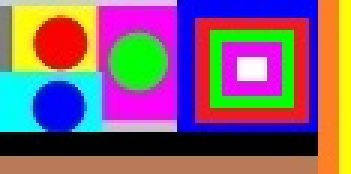
#> input picture chap05/rgb_small.jpg, 117 x 58 px (shown 3 times larger)
$ python 00.basic0.py
#> lines starting #> are read from the running program, lines starting #| are printed output that depends on the picture
import cv2

gray_img = cv2.imread('rgb_small.jpg', cv2.IMREAD_GRAYSCALE)
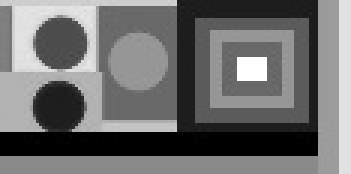
#> gray_img: shape (58, 117) (shown 3 times larger); min 0, max 255, mean 109.5
col_img = cv2.imread('rgb_small.jpg', cv2.IMREAD_COLOR)
#> col_img is the input picture: shape (58, 117, 3); mean B, G, R 113.4, 97.9, 131.4

print('type(gray_img): ', type(gray_img))
#| type(gray_img):  <class 'numpy.ndarray'>
print('gray_img.shape: ', gray_img.shape)
#| gray_img.shape:  (58, 117)
print('col_img.shape: ', col_img.shape)
#| col_img.shape:  (58, 117, 3)
print('gray_img.dtype: ', gray_img.dtype)
#| gray_img.dtype:  uint8
print('-'*20)
print(gray_img[:3, :3])
#| [[205 206 205]
#|  [205 210 207]
#|  [128 126 122]]
print('-'*20)
print(col_img[:3, :3])
#| [[[219 204 201]
#|   [215 207 200]
#|   [205 209 198]]
#|  [[217 204 202]
#|   [217 211 206]
#|   [203 211 201]]
#|  [[135 127 127]
#|   [128 126 125]
#|   [111 125 121]]]
print('-'*20)

# 영상의 크기 참조
h, w = col_img.shape[:2]
#> h = 58; w = 117
print('col_img size: {} x {}'.format(w, h))
#| col_img size: 117 x 58

if len(gray_img.shape) == 2: print('gray_img is a grayscale image')
elif len(gray_img.shape) == 3: print('gray_img is a truecolor image')
cv2.imshow('gray', gray_img)
cv2.imshow('color', col_img)
cv2.waitKey()
cv2.destroyAllWindows()
